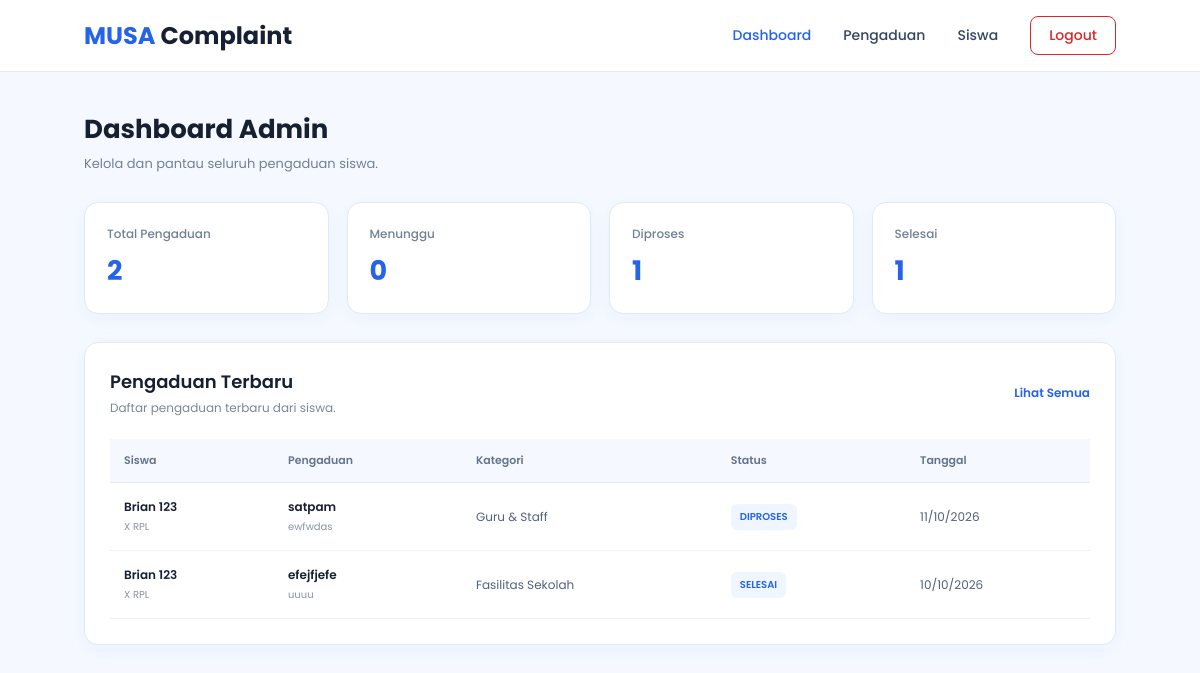
Page /admin/admin_dashboard.php (signed in) on the committed database.
### tables this page shows
CREATE TABLE `pengaduan` (
  `id_pengaduan` int UNSIGNED NOT NULL,
  `id_siswa` int UNSIGNED NOT NULL,
  `id_kategori` int UNSIGNED NOT NULL,
  `id_status` int UNSIGNED NOT NULL,
  `judul` varchar(200) NOT NULL,
  `isi_pengaduan` text NOT NULL,
  `lokasi` varchar(255) DEFAULT NULL,
  `created_at` timestamp NULL DEFAULT CURRENT_TIMESTAMP,
  `updated_at` timestamp NULL DEFAULT CURRENT_TIMESTAMP ON UPDATE CURRENT_TIMESTAMP,
  `dilihat_siswa_at` datetime DEFAULT NULL
);

CREATE TABLE `siswa` (
  `id_siswa` int UNSIGNED NOT NULL,
  `nis` varchar(30) NOT NULL,
  `nama` varchar(100) NOT NULL,
  `kelas` varchar(50) NOT NULL,
  `email` varchar(100) NOT NULL,
  `username` varchar(50) NOT NULL,
  `password` varchar(255) NOT NULL,
  `role` enum('siswa') NOT NULL DEFAULT 'siswa',
  `created_at` timestamp NULL DEFAULT CURRENT_TIMESTAMP,
  `foto` text
);

CREATE TABLE `kategori` (
  `id_kategori` int UNSIGNED NOT NULL,
  `nama_kategori` varchar(100) NOT NULL,
  `deskripsi` text
);

CREATE TABLE `status_pengaduan` (
  `id_status` int UNSIGNED NOT NULL,
  `nama_status` varchar(50) NOT NULL,
  `deskripsi` text
);

### admin/admin_dashboard.php (the view, shortened to what this page needs)
<?php
require_once "../config/database.php";
$total_pengaduan = 0;
$total_menunggu = 0;
$total_diproses = 0;
$total_selesai = 0;
$query_total = $conn->query("
    SELECT COUNT(*) AS total
    FROM pengaduan
");
if ($query_total) {
    $total_pengaduan = $query_total->fetch_assoc()["total"];
}
$query_menunggu = $conn->query("
    SELECT COUNT(*) AS total
    FROM pengaduan
    WHERE id_status = 1
");
if ($query_menunggu) {
    $total_menunggu = $query_menunggu->fetch_assoc()["total"];
}
$query_diproses = $conn->query("
    SELECT COUNT(*) AS total
    FROM pengaduan
    WHERE id_status = 2
");
if ($query_diproses) {
    $total_diproses = $query_diproses->fetch_assoc()["total"];
}
$query_selesai = $conn->query("
    SELECT COUNT(*) AS total
    FROM pengaduan
    WHERE id_status = 4
");
if ($query_selesai) {
    $total_selesai = $query_selesai->fetch_assoc()["total"];
}
$query_pengaduan = $conn->query("
    SELECT
        p.id_pengaduan,
        p.judul,
        p.lokasi,
        p.created_at,
        s.nama AS nama_siswa,
        s.kelas,
        k.nama_kategori,
        sp.nama_status
    FROM pengaduan p
    INNER JOIN siswa s
        ON p.id_siswa = s.id_siswa
    INNER JOIN kategori k
        ON p.id_kategori = k.id_kategori
    INNER JOIN status_pengaduan sp
        ON p.id_status = sp.id_status
    ORDER BY p.created_at DESC
    LIMIT 8
");
?>
<!DOCTYPE html>
<html lang="id">
<head>
    <link
        rel="stylesheet"
        href="../asests/css/admin_dashboard.css"
    >
</head>
<body>
<nav class="navbar">
    <a href="admin_dashboard.php" class="logo">
        <span>MUSA</span> Complaint
    </a>
    <div class="nav-menu">
        <a href="admin_dashboard.php" class="active">
            Dashboard
        </a>
        <a href="pengaduan.php">
            Pengaduan
        </a>
        <a href="siswa.php">
            Siswa
        </a>
        <a href="../akun/logout.php">
            Logout
        </a>
    </div>
</nav>
<main class="dashboard-container">
    <section class="dashboard-header">
        <div>
            <h1>
                Dashboard Admin
            </h1>
            <p>
                Kelola dan pantau seluruh pengaduan siswa.
            </p>
        </div>
    </section>
    <section class="stat-grid">
        <div class="stat-card">
            <div class="stat-info">
                <span>
                    Total Pengaduan
                </span>
                <strong>
                    <?= $total_pengaduan; ?>
                </strong>
            </div>
        </div>
        <div class="stat-card">
            <div class="stat-info">
                <span>
                    Menunggu
                </span>
                <strong>
                    <?= $total_menunggu; ?>
                </strong>
            </div>
        </div>
        <div class="stat-card">
            <div class="stat-info">
                <span>
                    Diproses
                </span>
                <strong>
                    <?= $total_diproses; ?>
                </strong>
            </div>
        </div>
        <div class="stat-card">
            <div class="stat-info">
                <span>
                    Selesai
                </span>
                <strong>
                    <?= $total_selesai; ?>
                </strong>
            </div>
        </div>
    </section>
    <section class="content-card">
        <div class="section-header">
            <div>
                <h2>
                    Pengaduan Terbaru
                </h2>
                <p>
                    Daftar pengaduan terbaru dari siswa.
                </p>
            </div>
            <a href="pengaduan.php" class="view-all">
                Lihat Semua
            </a>
        </div>
        <div class="table-wrapper">
            <table>
                <thead>
                    <tr>
                        <th>
                            Siswa
                        </th>
                        <th>
                            Pengaduan
                        </th>
                        <th>
                            Kategori
                        </th>
                        <th>
                            Status
                        </th>
                        <th>
                            Tanggal
                        </th>
                    </tr>
                </thead>
                <tbody>
                <?php if ($query_pengaduan && $query_pengaduan->num_rows > 0): ?>
                    <?php while ($pengaduan = $query_pengaduan->fetch_assoc()): ?>
                        <tr>
                            <td>
                                <div class="student-info">
                                    <strong>
                                        <?= htmlspecialchars(
                                            $pengaduan["nama_siswa"]
                                        ); ?>
                                    </strong>
                                    <span>
                                        <?= htmlspecialchars(
                                            $pengaduan["kelas"]
                                        ); ?>
                                    </span>
                                </div>
                            </td>
                            <td>
                                <div class="complaint-info">
                                    <strong>
                                        <?= htmlspecialchars(
                                            $pengaduan["judul"]
                                        ); ?>
                                    </strong>
                                    <span>
                                        <?= htmlspecialchars(
                                            $pengaduan["lokasi"]
                                        ); ?>
                                    </span>
                                </div>
                            </td>
                            <td>
                                <?= htmlspecialchars(
                                    $pengaduan["nama_kategori"]
                                ); ?>
                            </td>
                            <td>
                                <span class="status">
                                    <?= htmlspecialchars(
                                        $pengaduan["nama_status"]
                                    ); ?>
                                </span>
                            </td>
                            <td>
                                <?= date(
                                    "d/m/Y",
                                    strtotime($pengaduan["created_at"])
                                ); ?>
                            </td>
                        </tr>
                    <?php endwhile; ?>
                <?php endif; ?>
                </tbody>
            </table>
        </div>
    </section>
</main>
</body>
</html>

### asests/css/admin_dashboard.css (style rules this page uses)
* { margin: 0; padding: 0; box-sizing: border-box; }
body { font-family: 'Poppins', sans-serif; background: #f5f9ff; color: #172033; }
.navbar { width: 100%; height: 72px; display: flex; align-items: center; justify-content: space-between; padding: 0 7%; background: #ffffff; border-bottom: 1px solid #e4ebf5; }
.logo { text-decoration: none; font-size: 24px; font-weight: 700; color: #172033; }
.logo span { color: #2563eb; }
.nav-menu { display: flex; align-items: center; gap: 32px; }
.nav-menu a { text-decoration: none; font-size: 14px; font-weight: 500; color: #344563; transition: 0.2s ease; }
.nav-menu a:hover, .nav-menu a.active { color: #2563eb; }
.nav-menu a[href$="logout.php"] { padding: 8px 18px; color: #dc2626; background: #ffffff; border: 1px solid #dc2626; border-radius: 8px; transition: 0.2s ease; }
.dashboard-container { width: 86%; max-width: 1250px; margin: 0 auto; padding: 38px 0 60px; }
.dashboard-header { margin-bottom: 28px; }
.dashboard-header h1 { font-size: 26px; font-weight: 700; color: #172033; margin-bottom: 5px; }
.dashboard-header p { font-size: 13px; color: #718096; }
.stat-grid { display: grid; grid-template-columns: repeat(4, 1fr); gap: 18px; margin-bottom: 28px; }
.stat-card { background: #ffffff; border: 1px solid #e1eaf5; border-radius: 14px; padding: 22px; box-shadow: 0 5px 20px rgba(37, 99, 235, 0.05); }
.stat-info span { display: block; font-size: 12px; font-weight: 500; color: #718096; margin-bottom: 8px; }
.stat-info strong { font-size: 27px; font-weight: 700; color: #2563eb; }
.content-card { background: #ffffff; border: 1px solid #e1eaf5; border-radius: 14px; padding: 25px; box-shadow: 0 5px 20px rgba(37, 99, 235, 0.05); }
.section-header { display: flex; align-items: center; justify-content: space-between; margin-bottom: 22px; }
.section-header h2 { font-size: 18px; font-weight: 600; color: #172033; margin-bottom: 4px; }
.section-header p { font-size: 12px; color: #7b8798; }
.view-all { color: #2563eb; font-size: 12px; font-weight: 600; text-decoration: none; }
.table-wrapper { width: 100%; overflow-x: auto; }
table { width: 100%; border-collapse: collapse; min-width: 850px; }
thead { background: #f5f9ff; }
th { padding: 13px 14px; text-align: left; font-size: 11px; font-weight: 600; color: #64748b; border-bottom: 1px solid #e4ebf5; }
td { padding: 15px 14px; font-size: 12px; color: #52627a; border-bottom: 1px solid #edf2f7; }
.student-info strong, .complaint-info strong { display: block; font-size: 12px; font-weight: 600; color: #172033; margin-bottom: 3px; }
.student-info span, .complaint-info span { display: block; font-size: 10px; color: #8793a5; }
.status { display: inline-block; padding: 5px 9px; border-radius: 6px; background: #eff6ff; color: #2563eb; font-size: 10px; font-weight: 600; }

### rows in the picture
pengaduan: id_siswa.nama "Brian 123", id_siswa.kelas "X RPL", judul "satpam", lokasi "ewfwdas", id_kategori.nama_kategori "Guru & Staff", id_status.nama_status "DIPROSES", created_at "11/10/2026"
pengaduan: id_siswa.nama "Brian 123", id_siswa.kelas "X RPL", judul "efejfjefe", lokasi "uuuu", id_kategori.nama_kategori "Fasilitas Sekolah", id_status.nama_status "SELESAI", created_at "10/10/2026"

### other values in the picture
$total_pengaduan "2"
$total_menunggu "0"
$total_diproses "1"
$total_selesai "1"
